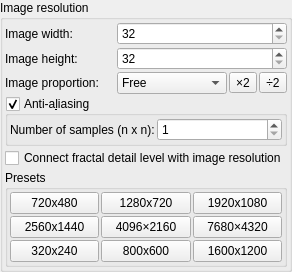
    <widget class="QGroupBox" name="groupBox_imageResolution">
     <property name="title">
      <string>Image resolution</string>
     </property>
     <layout class="QVBoxLayout" name="verticalLayout_40">
      <property name="spacing">
       <number>2</number>
      </property>
      <property name="leftMargin">
       <number>2</number>
      </property>
      <property name="topMargin">
       <number>2</number>
      </property>
      <property name="rightMargin">
       <number>2</number>
      </property>
      <property name="bottomMargin">
       <number>2</number>
      </property>
      <item>
       <layout class="QGridLayout" name="gridLayout_18">
        <property name="spacing">
         <number>2</number>
        </property>
        <item row="0" column="0">
         <widget class="QLabel" name="label_100">
          <property name="text">
           <string>Image width:</string>
          </property>
         </widget>
        </item>
        <item row="1" column="0">
         <widget class="QLabel" name="label_101">
          <property name="text">
           <string>Image height:</string>
          </property>
         </widget>
        </item>
        <item row="2" column="0">
         <widget class="QLabel" name="label_102">
          <property name="text">
           <string>Image proportion:</string>
          </property>
         </widget>
        </item>
        <item row="2" column="2">
         <layout class="QHBoxLayout" name="horizontalLayout_increase_decrease">
          <item>
           <widget class="QToolButton" name="pushButton_imagesize_increase">
            <property name="text">
             <string>×2</string>
            </property>
           </widget>
          </item>
          <item>
           <widget class="QToolButton" name="pushButton_imagesize_decrease">
            <property name="text">
             <string>÷2</string>
            </property>
           </widget>
          </item>
         </layout>
        </item>
        <item row="2" column="1">
         <widget class="QComboBox" name="comboBox_image_proportion">
          <property name="sizePolicy">
           <sizepolicy hsizetype="Preferred" vsizetype="Preferred">
            <horstretch>0</horstretch>
            <verstretch>0</verstretch>
           </sizepolicy>
          </property>
          <property name="toolTip">
           <string>&lt;html&gt;&lt;head/&gt;&lt;body&gt;&lt;p&gt;Force image proportion&lt;/p&gt;&lt;p&gt;&lt;br/&gt;&lt;/p&gt;&lt;/body&gt;&lt;/html&gt;</string>
          </property>
          <item>
           <property name="text">
            <string>Free</string>
           </property>
          </item>
          <item>
           <property name="text">
            <string>1:1</string>
           </property>
          </item>
          <item>
           <property name="text">
            <string>4:3</string>
           </property>
          </item>
          <item>
           <property name="text">
            <string>3:2</string>
           </property>
          </item>
          <item>
           <property name="text">
            <string>16:9</string>
           </property>
          </item>
          <item>
           <property name="text">
            <string>16:10</string>
           </property>
          </item>
          <item>
           <property name="text">
            <string>2:1</string>
           </property>
          </item>
         </widget>
        </item>
        <item row="1" column="1" colspan="2">
         <widget class="MySpinBox" name="spinboxInt_image_height">
          <property name="sizePolicy">
           <sizepolicy hsizetype="Minimum" vsizetype="Preferred">
            <horstretch>0</horstretch>
            <verstretch>0</verstretch>
           </sizepolicy>
          </property>
          <property name="toolTip">
           <string>&lt;html&gt;&lt;head/&gt;&lt;body&gt;&lt;p&gt;Height of rendered image in pixel&lt;/p&gt;&lt;p&gt;&lt;br/&gt;&lt;/p&gt;&lt;/body&gt;&lt;/html&gt;</string>
          </property>
          <property name="minimum">
           <number>32</number>
          </property>
          <property name="maximum">
           <number>65535</number>
          </property>
          <property name="singleStep">
           <number>8</number>
          </property>
         </widget>
        </item>
        <item row="0" column="1" colspan="2">
         <widget class="MySpinBox" name="spinboxInt_image_width">
          <property name="sizePolicy">
           <sizepolicy hsizetype="Minimum" vsizetype="Preferred">
            <horstretch>0</horstretch>
            <verstretch>0</verstretch>
           </sizepolicy>
          </property>
          <property name="toolTip">
           <string>&lt;html&gt;&lt;head/&gt;&lt;body&gt;&lt;p&gt;Width of rendered image in pixel&lt;/p&gt;&lt;p&gt;&lt;br/&gt;&lt;/p&gt;&lt;/body&gt;&lt;/html&gt;</string>
          </property>
          <property name="minimum">
           <number>32</number>
          </property>
          <property name="maximum">
           <number>65535</number>
          </property>
          <property name="singleStep">
           <number>8</number>
          </property>
         </widget>
        </item>
       </layout>
      </item>
      <item>
       <widget class="MyGroupBox" name="groupCheck_antialiasing_enabled">
        <property name="title">
         <string>Anti-a&amp;liasing</string>
        </property>
        <property name="checkable">
         <bool>true</bool>
        </property>
        <layout class="QVBoxLayout" name="verticalLayout_148">
         <property name="spacing">
          <number>2</number>
         </property>
         <property name="leftMargin">
          <number>2</number>
         </property>
         <property name="topMargin">
          <number>2</number>
         </property>
         <property name="rightMargin">
          <number>2</number>
         </property>
         <property name="bottomMargin">
          <number>2</number>
         </property>
         <item>
          <layout class="QGridLayout" name="gridLayout_12" columnstretch="0,0">
           <property name="spacing">
            <number>2</number>
           </property>
           <item row="0" column="0">
            <widget class="QLabel" name="label_73">
             <property name="text">
              <string>Number of samples (n x n):</string>
             </property>
            </widget>
           </item>
           <item row="0" column="1">
            <widget class="MySpinBox" name="spinboxInt_antialiasing_size">
             <property name="sizePolicy">
              <sizepolicy hsizetype="Minimum" vsizetype="Preferred">
               <horstretch>0</horstretch>
               <verstretch>0</verstretch>
              </sizepolicy>
             </property>
             <property name="minimum">
              <number>1</number>
             </property>
             <property name="maximum">
              <number>10</number>
             </property>
             <property name="singleStep">
              <number>1</number>
             </property>
            </widget>
           </item>
          </layout>
         </item>
        </layout>
       </widget>
      </item>
      <item>
       <widget class="QCheckBox" name="checkBox_connect_detail_level">
        <property name="toolTip">
         <string>&lt;html&gt;&lt;head/&gt;&lt;body&gt;&lt;p&gt;When this option is enabled, the fractal appearance is maintained at all resolutions. &lt;/p&gt;&lt;p&gt;The fractal detail level will be automatically adjusted to match any change of image resolution. &lt;/p&gt;&lt;p&gt;For instance, if the resolution is doubled then the detail level will be reduced by half.&lt;/p&gt;&lt;/body&gt;&lt;/html&gt;</string>
        </property>
        <property name="text">
         <string>Connect fractal detail level with image resolution</string>
        </property>
       </widget>
      </item>
      <item>
       <widget class="QGroupBox" name="groupBox_6">
        <property name="toolTip">
         <string>&lt;html&gt;&lt;head/&gt;&lt;body&gt;&lt;p&gt;Presets for rendered image size&lt;/p&gt;&lt;p&gt;&lt;br/&gt;&lt;/p&gt;&lt;/body&gt;&lt;/html&gt;</string>
        </property>
        <property name="title">
         <string>Presets</string>
        </property>
        <layout class="QVBoxLayout" name="verticalLayout_71">
         <property name="spacing">
          <number>2</number>
         </property>
         <property name="leftMargin">
          <number>2</number>
         </property>
         <property name="topMargin">
          <number>2</number>
         </property>
         <property name="rightMargin">
          <number>2</number>
         </property>
         <property name="bottomMargin">
          <number>2</number>
         </property>
         <item>
          <layout class="QGridLayout" name="gridLayout_32">
           <property name="topMargin">
            <number>0</number>
           </property>
           <property name="spacing">
            <number>2</number>
           </property>
           <item row="1" column="1">
            <widget class="QPushButton" name="pushButton_resolution_preset_2160">
             <property name="sizePolicy">
              <sizepolicy hsizetype="Minimum" vsizetype="Preferred">
               <horstretch>0</horstretch>
               <verstretch>0</verstretch>
              </sizepolicy>
             </property>
             <property name="text">
              <string>4096×2160</string>
             </property>
            </widget>
           </item>
           <item row="0" column="1">
            <widget class="QPushButton" name="pushButton_resolution_preset_720">
             <property name="sizePolicy">
              <sizepolicy hsizetype="Minimum" vsizetype="Preferred">
               <horstretch>0</horstretch>
               <verstretch>0</verstretch>
              </sizepolicy>
             </property>
             <property name="text">
              <string>1280x720</string>
             </property>
            </widget>
           </item>
           <item row="0" column="2">
            <widget class="QPushButton" name="pushButton_resolution_preset_1080">
             <property name="sizePolicy">
              <sizepolicy hsizetype="Minimum" vsizetype="Preferred">
               <horstretch>0</horstretch>
               <verstretch>0</verstretch>
              </sizepolicy>
             </property>
             <property name="text">
              <string>1920x1080</string>
             </property>
            </widget>
           </item>
           <item row="1" column="2">
            <widget class="QPushButton" name="pushButton_resolution_preset_4320">
             <property name="sizePolicy">
              <sizepolicy hsizetype="Minimum" vsizetype="Preferred">
               <horstretch>0</horstretch>
               <verstretch>0</verstretch>
              </sizepolicy>
             </property>
             <property name="text">
              <string>7680×4320</string>
             </property>
            </widget>
           </item>
           <item row="0" column="0">
            <widget class="QPushButton" name="pushButton_resolution_preset_480">
             <property name="sizePolicy">
              <sizepolicy hsizetype="Minimum" vsizetype="Preferred">
               <horstretch>0</horstretch>
               <verstretch>0</verstretch>
              </sizepolicy>
             </property>
             <property name="text">
              <string>720x480</string>
             </property>
            </widget>
           </item>
           <item row="1" column="0">
            <widget class="QPushButton" name="pushButton_resolution_preset_1440">
             <property name="sizePolicy">
              <sizepolicy hsizetype="Minimum" vsizetype="Preferred">
               <horstretch>0</horstretch>
               <verstretch>0</verstretch>
              </sizepolicy>
             </property>
             <property name="text">
              <string>2560x1440</string>
             </property>
            </widget>
           </item>
           <item row="2" column="0">
            <widget class="QPushButton" name="pushButton_resolution_preset_240">
             <property name="sizePolicy">
              <sizepolicy hsizetype="Minimum" vsizetype="Preferred">
               <horstretch>0</horstretch>
               <verstretch>0</verstretch>
              </sizepolicy>
             </property>
             <property name="text">
              <string>320x240</string>
             </property>
            </widget>
           </item>
           <item row="2" column="1">
            <widget class="QPushButton" name="pushButton_resolution_preset_600">
             <property name="sizePolicy">
              <sizepolicy hsizetype="Minimum" vsizetype="Preferred">
               <horstretch>0</horstretch>
               <verstretch>0</verstretch>
              </sizepolicy>
             </property>
             <property name="text">
              <string>800x600</string>
             </property>
            </widget>
           </item>
           <item row="2" column="2">
            <widget class="QPushButton" name="pushButton_resolution_preset_1200">
             <property name="sizePolicy">
              <sizepolicy hsizetype="Minimum" vsizetype="Preferred">
               <horstretch>0</horstretch>
               <verstretch>0</verstretch>
              </sizepolicy>
             </property>
             <property name="text">
              <string>1600x1200</string>
             </property>
            </widget>
           </item>
          </layout>
         </item>
        </layout>
       </widget>
      </item>
     </layout>
    </widget>
